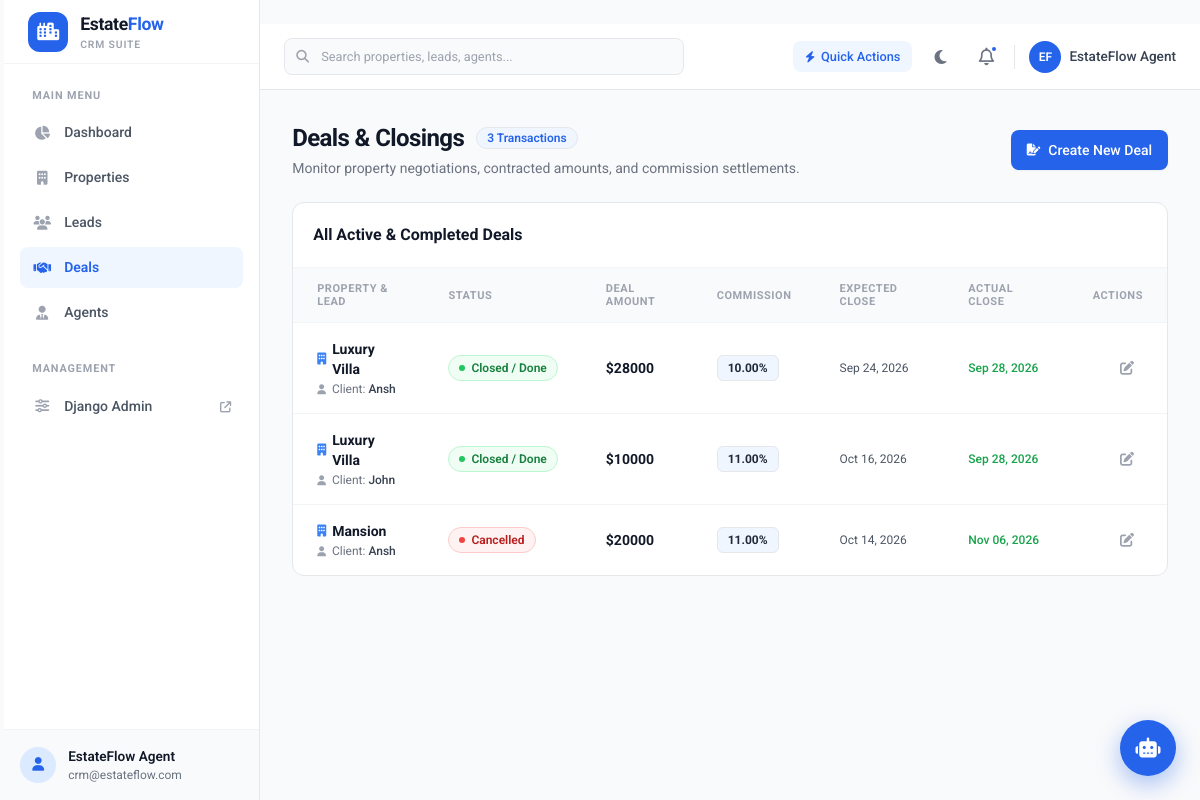
The app's page /deals/ with its own data.
### core/models.py (models this page shows, shortened)
class Deal(models.Model):
    class DealStatus(models.TextChoices):
        CANCELLED = "cancelled", "Cancelled"
        PENDING = "pending", "Pending"
        DONE = "done", "Done"
    lead = models.ForeignKey(to=Lead, on_delete=models.CASCADE)
    property = models.ForeignKey(to=Property, on_delete=models.CASCADE)
    status = models.CharField(
        max_length=12, choices=DealStatus.choices, default=DealStatus.PENDING
    )
    amount = models.DecimalField(max_digits=12, decimal_places=2)
    expected_closing_date = models.DateField()
    actual_closing_date = models.DateField(null=True, blank=True)
    commission_percent = models.DecimalField(max_digits=4, decimal_places=2)
    created_at = models.DateTimeField(auto_now_add=True)

class Property(models.Model):
    class ProperyType(models.TextChoices):
        APARTMENT = "apartment", "Apartment"
        VILLA = "villa", "Villa"
        COMMERCIAL = "commercial", "Commercial"
        PLOT = "plot", "Plot"
    class Status(models.TextChoices):
        AVAILABLE = "available", "Available"
        SOLD = "sold", "Sold"
    title = models.CharField(max_length=255)
    description = models.TextField()
    address = models.CharField(max_length=255)
    city = models.CharField(max_length=255)
    property_type = models.CharField(max_length=12, choices=ProperyType.choices)
    image = models.ImageField(upload_to="properties")
    price = models.DecimalField(max_digits=12, decimal_places=2)
    status = models.CharField(
        max_length=12, choices=Status.choices, default=Status.AVAILABLE
    )
    listing_agent = models.ForeignKey(
        to=Agent, on_delete=models.DO_NOTHING, null=True, blank=True
    )
    area_sqft = models.PositiveIntegerField()
    listed_at = models.DateTimeField(auto_now_add=True)
    def __str__(self):
        return self.title

class Lead(models.Model):
    class LeadStatus(models.TextChoices):
        NEW = "new", "New"
        CONTACTED = "contacted", "Contacted"
        SITE_VISITED = "site_visited", "Site Visited"
        NEGOTIATIONS = "negotiations", "Negotiations"
        LOST = "lost", "Lost"
        DONE = "done", "Done"
    class Source(models.TextChoices):
        WEBSITE = "website", "Website"
        REFERRAL = "referral", "Referral"
        WALKIN = "walkin", "Walkin"
    full_name = models.CharField(max_length=255)
    phone_number = models.CharField(max_length=10)
    source = models.CharField(max_length=12, choices=Source.choices)
    interested_property_types = models.CharField(max_length=255)
    min_budget = models.DecimalField(max_digits=12, decimal_places=2)
    max_budget = models.DecimalField(max_digits=12, decimal_places=2)
    status = models.CharField(max_length=16, choices=LeadStatus.choices)
    assigned_agent = models.ForeignKey(to=Agent, on_delete=models.DO_NOTHING)
    preferred_location = models.CharField(max_length=255)
    updated_at = models.DateTimeField(auto_now=True)
    created_at = models.DateTimeField(auto_now_add=True)
    def __str__(self):
        return self.full_name

### core/views.py (the view)
# urls.py: path("deals/", views.deals, name="deals"),
def deals(request):
    form = DealForm(request.POST or None, request.FILES or None)
    if request.method == "POST" and form.is_valid():
        form.save()
        return redirect("deals")
    queryset = Deal.objects.all()
    context = {"deals": queryset, "form": form if request.method == "POST" else DealForm()}
    return render(request, "pages/deals.html", context)

### core/forms.py
class DealForm(forms.ModelForm):
    class Meta:
        model = Deal
        fields = "__all__"
        widgets = {
            "expected_closing_date": forms.DateInput(
                attrs={"type": "date"},
                format="%Y-%m-%d",
            ),
            "actual_closing_date": forms.DateInput(
                attrs={"type": "date"},
                format="%Y-%m-%d",
            ),
        }

### core/templates/pages/deals.html (shortened to what this page needs)
{% extends 'base.html' %}
{% block content %}
<div class="space-y-6">
    <div class="flex flex-col sm:flex-row sm:items-center sm:justify-between gap-4">
        <div>
            <div class="flex items-center gap-3">
                <h1 class="text-2xl font-bold text-gray-900 dark:text-white tracking-tight">Deals & Closings</h1>
                <span class="px-2.5 py-0.5 text-xs font-semibold bg-brand-50 text-brand-600 rounded-full border border-brand-200">
                    {{ deals.count }} Transactions
                </span>
            </div>
            <p class="text-sm text-gray-500 dark:text-gray-400 mt-1">Monitor property negotiations, contracted amounts, and commission settlements.</p>
        </div>
        <button data-modal-open="deal-modal" class="inline-flex items-center justify-center gap-2 bg-brand-600 hover:bg-brand-700 text-white px-4 py-2.5 rounded-lg text-sm font-medium shadow-sm transition-all focus:ring-2 focus:ring-brand-500 focus:ring-offset-1">
            <i class="fa-solid fa-file-signature text-xs"></i>
            <span>Create New Deal</span>
        </button>
    </div>
    <div class="bg-white dark:bg-gray-800 rounded-xl shadow-xs border border-gray-200 dark:border-gray-700/80 overflow-hidden">
        <div class="p-4 sm:p-5 border-b border-gray-100 dark:border-gray-700 flex items-center justify-between">
            <h2 class="font-bold text-gray-900 dark:text-white text-base">All Active & Completed Deals</h2>
        </div>
        <div class="overflow-x-auto">
            <table class="w-full text-left border-collapse">
                <thead>
                    <tr class="bg-gray-50 dark:bg-gray-700/75 border-b border-gray-100 dark:border-gray-700 text-[11px] font-bold uppercase tracking-wider text-gray-400">
                        <th class="py-3.5 px-6">Property & Lead</th>
                        <th class="py-3.5 px-6">Status</th>
                        <th class="py-3.5 px-6">Deal Amount</th>
                        <th class="py-3.5 px-6">Commission</th>
                        <th class="py-3.5 px-6">Expected Close</th>
                        <th class="py-3.5 px-6">Actual Close</th>
                        <th class="py-3.5 px-6 text-right">Actions</th>
                    </tr>
                </thead>
                <tbody class="divide-y divide-gray-100 dark:divide-gray-700 text-sm">
                    {% for deal in deals %}
                    <tr class="hover:bg-gray-50 dark:bg-gray-700/60 transition-colors">
                        <td class="py-4 px-6">
                            <div class="space-y-0.5">
                                <p class="font-bold text-gray-900 dark:text-white flex items-center gap-1.5">
                                    <i class="fa-solid fa-building text-brand-500 text-xs"></i>
                                    <span>{{ deal.property.title }}</span>
                                </p>
                                <p class="text-xs text-gray-500 dark:text-gray-400 flex items-center gap-1.5">
                                    <i class="fa-solid fa-user text-gray-400 text-[10px]"></i>
                                    <span>Client: <span class="font-medium text-gray-700 dark:text-gray-300">{{ deal.lead.full_name }}</span></span>
                                </p>
                            </div>
                        </td>
                        <td class="py-4 px-6 whitespace-nowrap">
                            {% if deal.status == 'done' %}
                                <span class="inline-flex items-center gap-1.5 px-2.5 py-1 rounded-full text-xs font-semibold bg-green-50 text-green-700 border border-green-200">
                                    <span class="w-1.5 h-1.5 rounded-full bg-green-500"></span>Closed / Done
                                </span>
                            {% elif deal.status == 'pending' %}
                                <span class="inline-flex items-center gap-1.5 px-2.5 py-1 rounded-full text-xs font-semibold bg-yellow-50 text-yellow-700 border border-yellow-200">
                                    <span class="w-1.5 h-1.5 rounded-full bg-yellow-500"></span>Pending
                                </span>
                            {% else %}
                                <span class="inline-flex items-center gap-1.5 px-2.5 py-1 rounded-full text-xs font-semibold bg-red-50 text-red-700 border border-red-200">
                                    <span class="w-1.5 h-1.5 rounded-full bg-red-500"></span>Cancelled
                                </span>
                            {% endif %}
                        </td>
                        <td class="py-4 px-6 whitespace-nowrap">
                            <span class="font-bold text-gray-900 dark:text-white text-sm">${{ deal.amount|floatformat:0 }}</span>
                        </td>
                        <td class="py-4 px-6 whitespace-nowrap">
                            <span class="inline-flex items-center gap-1 px-2.5 py-1 rounded-md text-xs font-bold bg-brand-50 text-brand-700 border border-brand-200">
                                {{ deal.commission_percent }}%
                            </span>
                        </td>
                        <td class="py-4 px-6 whitespace-nowrap text-xs text-gray-600">
                            {{ deal.expected_closing_date|date:"M d, Y" }}
                        </td>
                        <td class="py-4 px-6 whitespace-nowrap text-xs text-gray-600">
                            {% if deal.actual_closing_date %}
                                <span class="font-medium text-green-600">{{ deal.actual_closing_date|date:"M d, Y" }}</span>
                            {% else %}
                                <span class="text-gray-400 italic">Pending</span>
                            {% endif %}
                        </td>
                        <td class="py-4 px-6 text-right whitespace-nowrap">
                            <a href="{% url 'edit-deal' deal.id %}" class="inline-flex items-center justify-center w-8 h-8 rounded-lg text-gray-400 hover:text-brand-600 hover:bg-brand-50 transition-colors" title="Edit Deal">
                                <i class="fa-solid fa-pen-to-square text-sm"></i>
                            </a>
                        </td>
                    </tr>
                    {% endfor %}
                </tbody>
            </table>
        </div>
    </div>
</div>
{% endblock %}

### core/static/global.css (style rules this page uses)
* { font-family: "Roboto", sans-serif; }

### records on screen
Deal: property "Luxury Villa", lead.full_name "Ansh", status "done" (drawn), amount "28000", commission_percent "10.00", expected_closing_date "Sep 24, 2026", actual_closing_date "Sep 28, 2026"
Deal: property "Luxury Villa", lead.full_name "John", status "done" (drawn), amount "10000", commission_percent "11.00", expected_closing_date "Oct 16, 2026", actual_closing_date "Sep 28, 2026"
Deal: property "Mansion", lead.full_name "Ansh", status "cancelled" (drawn), amount "20000", commission_percent "11.00", expected_closing_date "Oct 14, 2026", actual_closing_date "Nov 06, 2026"

### other values on screen
{{ deals.count }} "3"
